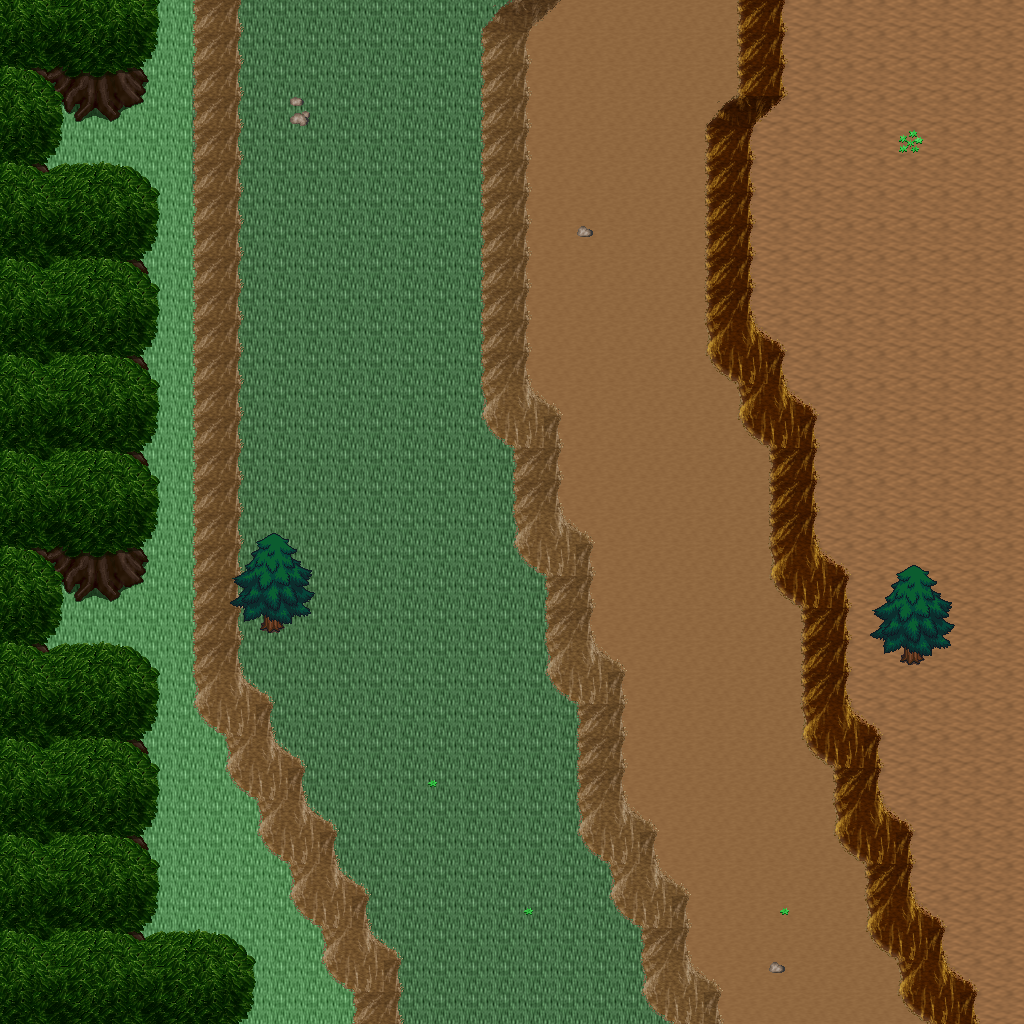

Below is a game level as drawn by its tile map, then a one-line description and the .tmx that defines it (tile-layer data replaced by summaries):
An orthogonal 32x32 tile map with 32x32 px tiles, 5 tile layers (Ground, Objects, Objects2, Above, ...), 1 hidden layer not drawn, 12 tilesets.

<map version="1.10" tiledversion="1.11.0" orientation="orthogonal" renderorder="right-down" width="32" height="32" tilewidth="32" tileheight="32" infinite="0" nextlayerid="11" nextobjectid="1">
 <tileset firstgid="1" name="logic_collision" tilewidth="32" tileheight="32" tilecount="1" columns="1">
  <image source="../drawable/logic_collision.png" width="32" height="32" />
 </tileset>
 <tileset firstgid="2" name="ground_ground" tilewidth="32" tileheight="32" tilecount="33" columns="3">
  <image source="../drawable/ground_ground.png" width="96" height="352" />
 </tileset>
 <tileset firstgid="35" name="ground_ridge_earth_pale" tilewidth="32" tileheight="32" tilecount="96" columns="12">
  <image source="../drawable/ground_ridge_earth_pale.png" width="384" height="256" />
 </tileset>
 <tileset firstgid="131" name="ground_ridge_earth_dark" tilewidth="32" tileheight="32" tilecount="96" columns="12">
  <image source="../drawable/ground_ridge_earth_dark.png" width="384" height="256" />
 </tileset>
 <tileset firstgid="227" name="terrain_desert" tilewidth="32" tileheight="32" tilecount="88" columns="8">
  <image source="../drawable/terrain_desert.png" width="256" height="352" />
 </tileset>
 <tileset firstgid="315" name="plant_tree_tree_darkgreen" tilewidth="32" tileheight="32" tilecount="88" columns="8">
  <image source="../drawable/plant_tree_tree_darkgreen.png" width="256" height="352" />
 </tileset>
 <tileset firstgid="403" name="ground_rock_pebbles" tilewidth="32" tileheight="32" tilecount="3" columns="1">
  <image source="../drawable/ground_rock_pebbles.png" width="32" height="96" />
 </tileset>
 <tileset firstgid="406" name="ground_sand_2" tilewidth="32" tileheight="32" tilecount="15" columns="5">
  <image source="../drawable/ground_sand_2.png" width="160" height="96" />
 </tileset>
 <tileset firstgid="421" name="plant_cactus_2" tilewidth="32" tileheight="32" tilecount="10" columns="5">
  <image source="../drawable/plant_cactus_2.png" width="160" height="64" />
 </tileset>
 <tileset firstgid="431" name="plant_cactus" tilewidth="32" tileheight="32" tilecount="2" columns="1">
  <image source="../drawable/plant_cactus.png" width="32" height="64" />
 </tileset>
 <tileset firstgid="433" name="plant_star_shaped_plants" tilewidth="32" tileheight="32" tilecount="6" columns="2">
  <image source="../drawable/plant_star_shaped_plants.png" width="64" height="96" />
 </tileset>
 <tileset firstgid="439" name="plant_tree_evergreen" tilewidth="32" tileheight="32" tilecount="36" columns="3">
  <image source="../drawable/plant_tree_evergreen.png" width="96" height="384" />
 </tileset>
 <layer id="1" name="Ground" width="32" height="32">
  <data>[1024 cells, 1024 non-empty, 4 distinct tile ids]</data>
 </layer>
 <layer id="2" name="Objects" width="32" height="32">
  <data>[1024 cells, 293 non-empty, 35 distinct tile ids]</data>
 </layer>
 <layer id="3" name="Objects2" width="32" height="32">
  <data>[1024 cells, 0 non-empty, 0 distinct tile ids]</data>
 </layer>
 <layer id="4" name="Above" width="32" height="32">
  <data>[1024 cells, 171 non-empty, 27 distinct tile ids]</data>
 </layer>
 <layer id="5" name="Above2" width="32" height="32">
  <data>[1024 cells, 0 non-empty, 0 distinct tile ids]</data>
 </layer>
 <layer id="6" name="Walkable" width="32" height="32" visible="0">
  <data>[1024 cells, 338 non-empty, 1 distinct tile ids]</data>
 </layer>
 <objectgroup id="7" name="Mapevents" />
 <objectgroup id="8" name="Spawn" />
 <objectgroup id="9" name="Keys" />
 <objectgroup id="10" name="Replace" />
</map>
